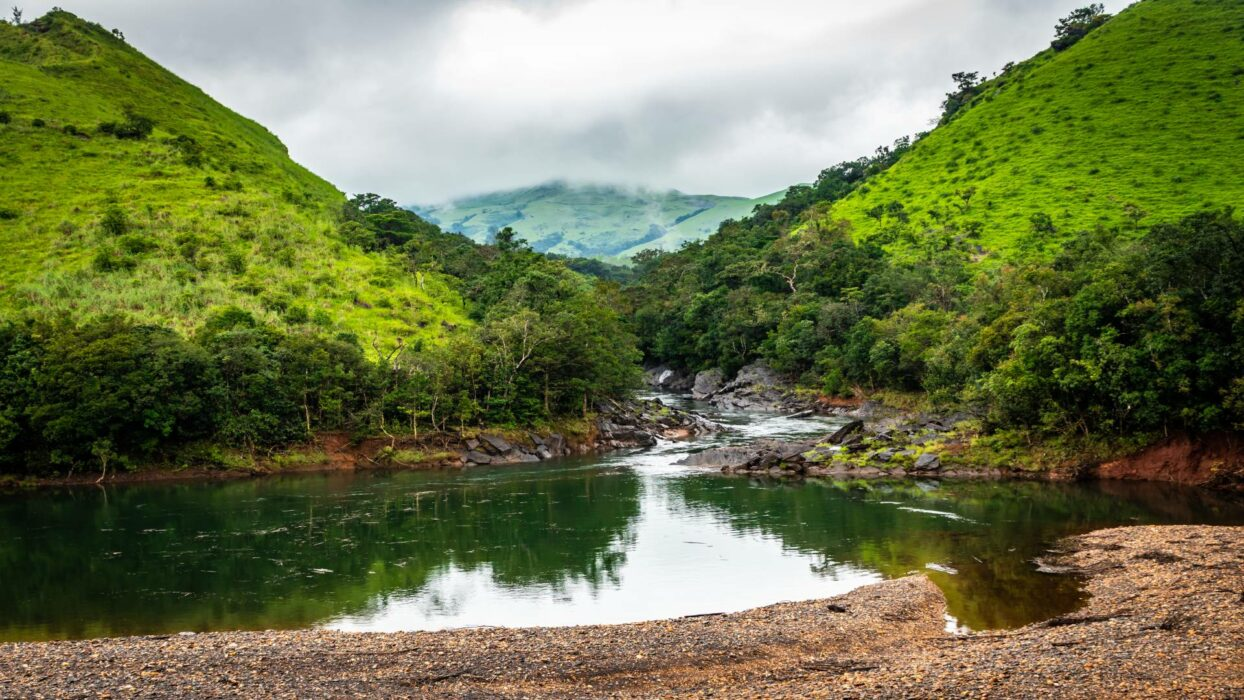
#> input picture sample-image.jpg, 1244 x 700 px
$ jupyter execute 05-histogram.ipynb
#> lines starting #> are read from the running program, lines starting #| are printed output that depends on the picture
[cell 1]
import cv2
import matplotlib.pyplot as plt

image = cv2.imread('sample-image.jpg', 0)
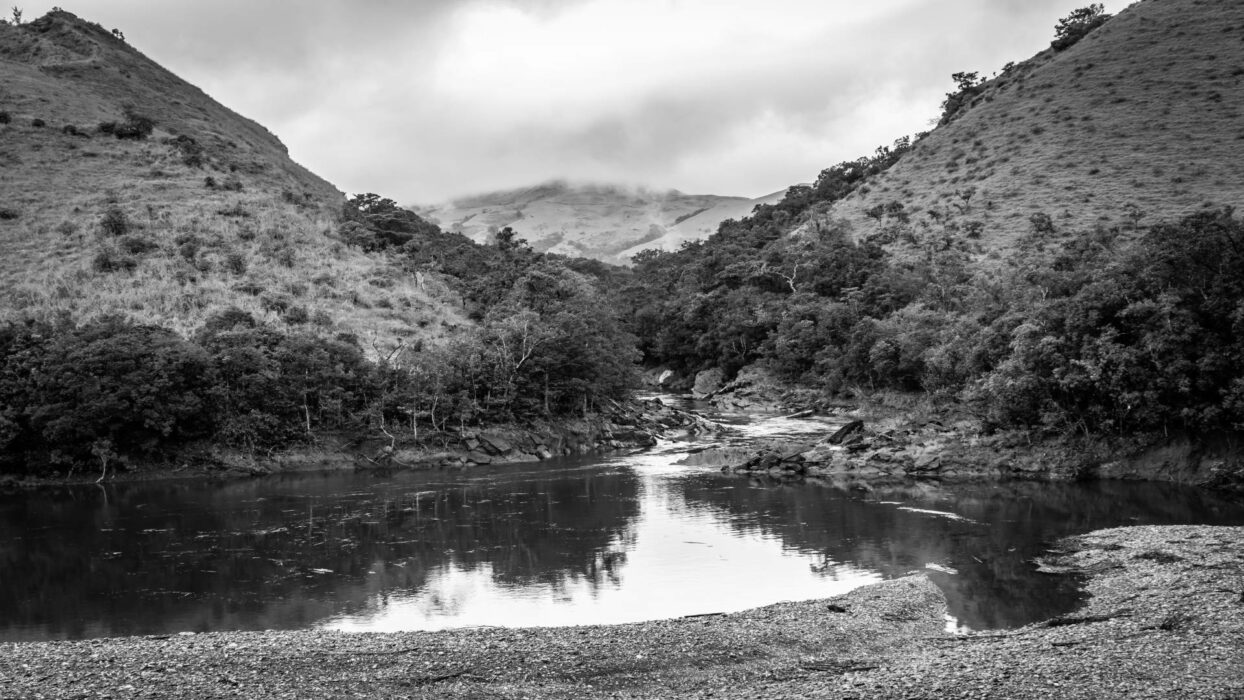
#> image: shape (700, 1244); min 0, max 255, mean 112
equalized = cv2.equalizeHist(image)
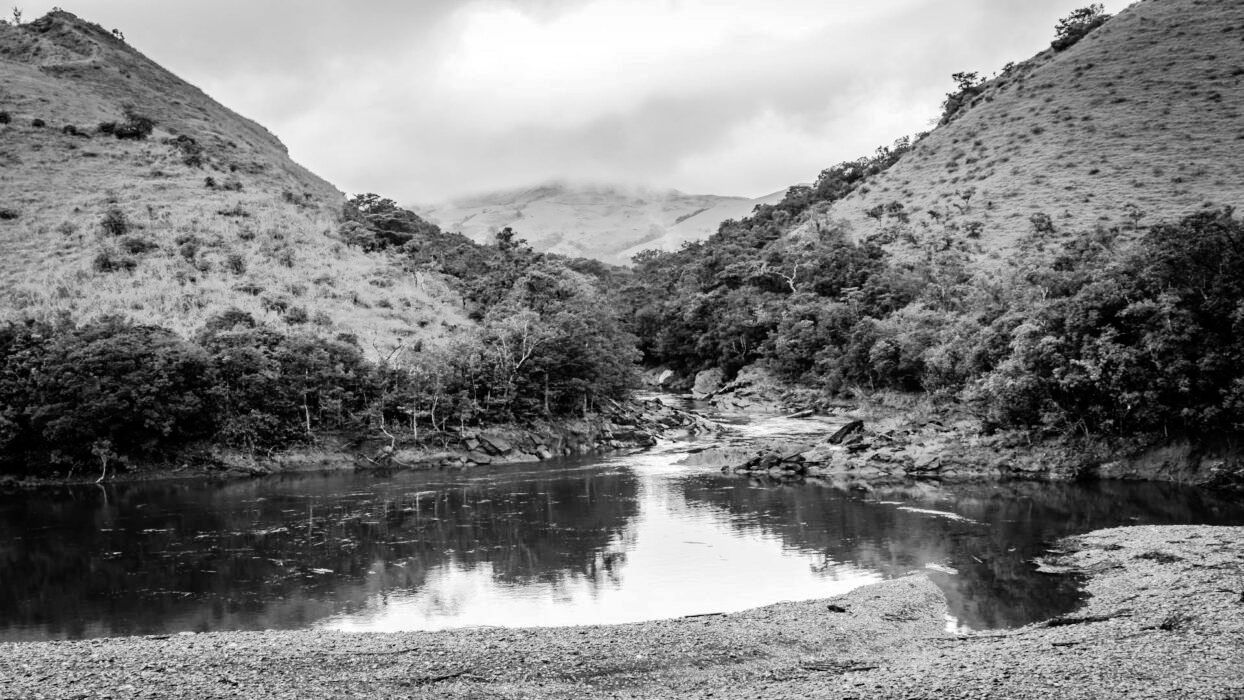
#> equalized: shape (700, 1244); min 0, max 255, mean 127.8

plt.figure(figsize=(12, 8))

plt.subplot(2, 2, 1)
plt.title('Original Image')
plt.imshow(image, cmap='gray')
plt.axis('off')

plt.subplot(2, 2, 2)
plt.title('Equalized Image')
plt.imshow(equalized, cmap='gray')
plt.axis('off')

plt.subplot(2, 2, 3)
plt.title('Histogram (Original)')
plt.hist(image.ravel(), bins=256, range=[0, 256], color='gray')
plt.tight_layout()

plt.subplot(2, 2, 4)
plt.title('Histogram (Equalized)')
plt.hist(equalized.ravel(), bins=256, range=[0, 256], color='gray')
plt.tight_layout()

plt.show()
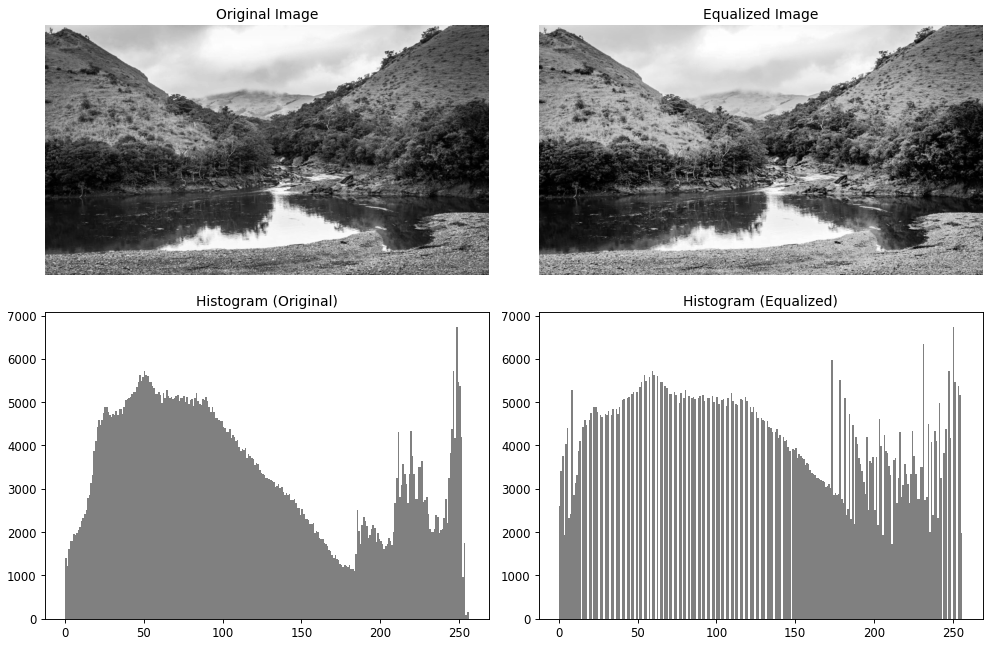
#> figure drawn by matplotlib, 4 panels; panel 3: tallest bar 6733 high, from x = 248 to 249; panel 4: tallest bar 6733 high, from x = 250 to 251

[cell 2]
import cv2
import matplotlib.pyplot as plt

def histogram_equalization(image_path):
    # Read the image in grayscale
#> called with image_path = 'sample-image.jpg'
    image = cv2.imread(image_path, 0)  # 0 flag reads the image in grayscale

    if image is None:
        print("Error: Could not read the image.")
    else:
        # Apply histogram equalization
        equalized_image = cv2.equalizeHist(image)

        # Display the original and equalized images
        plt.figure(figsize=(12, 6))

        plt.subplot(1, 2, 1)
        plt.title('Original Image')
        plt.imshow(image, cmap='gray')
        plt.axis('off')

        plt.subplot(1, 2, 2)
        plt.title('Equalized Image')
        plt.imshow(equalized_image, cmap='gray')
        plt.axis('off')

        plt.tight_layout()
        plt.show()
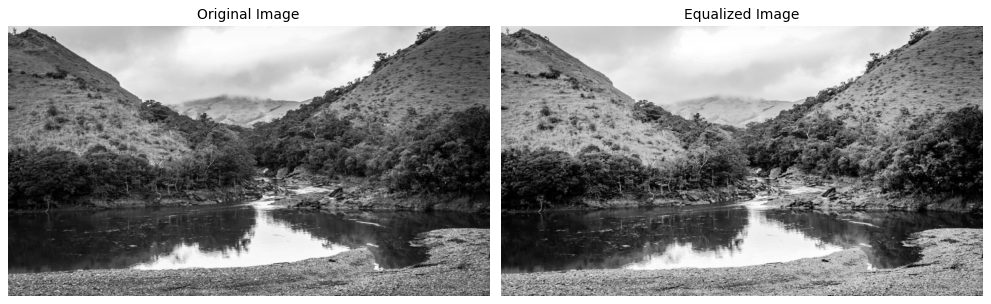
#> figure drawn by matplotlib, 2 panels

# Example usage
histogram_equalization('sample-image.jpg')
